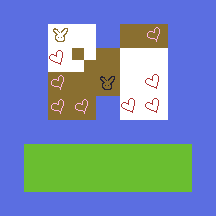

Tiled map render using the project's own tile images. Description and the whole map definition, tile-layer contents included, below:
An orthogonal 9x9 tile map with 24x24 px tiles, 1 tile layer (Tile Layer 1).

<map version="1.2" tiledversion="1.3.2" orientation="orthogonal" renderorder="right-down" compressionlevel="-1" width="9" height="9" tilewidth="24" tileheight="24" infinite="0" nextlayerid="2" nextobjectid="1">
 <tileset firstgid="1" name="tmptile" tilewidth="24" tileheight="24" tilecount="12" columns="12">
  <image source="tmptile.png" width="288" height="24" />
 </tileset>
 <layer id="1" name="Tile Layer 1" width="9" height="9">
  <data encoding="csv">
1,1,1,1,1,1,1,1,1,
1,1,5,3,1,2,9,1,1,
1,1,10,6,2,3,3,1,1,
1,1,9,2,4,3,10,1,1,
1,1,9,9,1,10,10,1,1,
1,1,1,1,1,1,1,1,1,
1,12,12,12,12,12,12,12,1,
1,12,12,12,12,12,12,12,1,
1,1,1,1,1,1,1,1,1
</data>
 </layer>
</map>
